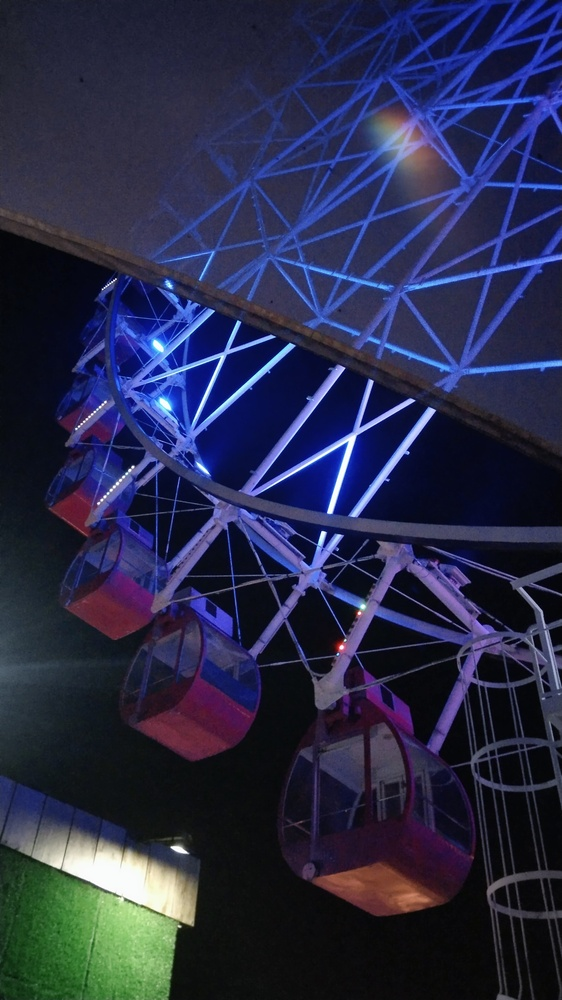
#> input picture lah gambar.jpg, 562 x 1000 px, shrunk from 2340 x 4160 before the run
$ python '2. brigthness dengan RGB.py'
#> lines starting #> are read from the running program, lines starting #| are printed output that depends on the picture
#memanggil library
import numpy as np
import matplotlib.pyplot as plt
import cv2

#membaca gambar
img = cv2.imread('lah gambar.jpg')
#> img is the input picture: shape (1000, 562, 3); mean B, G, R 72.5, 42.9, 40

#mendapatkan resolusi dan type dari gambar
img_height  = img.shape[0]
#> img_height = 1000
img_width   = img.shape[1]
#> img_width = 562
img_channel = img.shape[2]
#> img_channel = 3
img_type    = img.dtype

#membuat variabel img_rgbbrightness untuk menampung hasil
img_rgbbright = np.zeros(img.shape, dtype = np.uint8)

#melakukan penambahan brightness dengan nilai yg menjadi parameter
def rgbbrighter(nilai):
#> called with nilai = -100
    for y in range(0, img_height):
        for x in range(0, img_width):
            red     = img[y][x][0]
            red     += nilai
            if red > 255:
                red = 255
            if red < 0:
                red = 0
            green   = img[y][x][1]
            green     += nilai
            if green > 255:
                green = 255
            if green < 0:
                green = 0
            blue    = img[y][x][2]
            blue    += nilai
            if blue > 255:
                blue = 255
            if blue < 0:
                blue = 0
            img_rgbbright[y][x] = (red, green, blue)
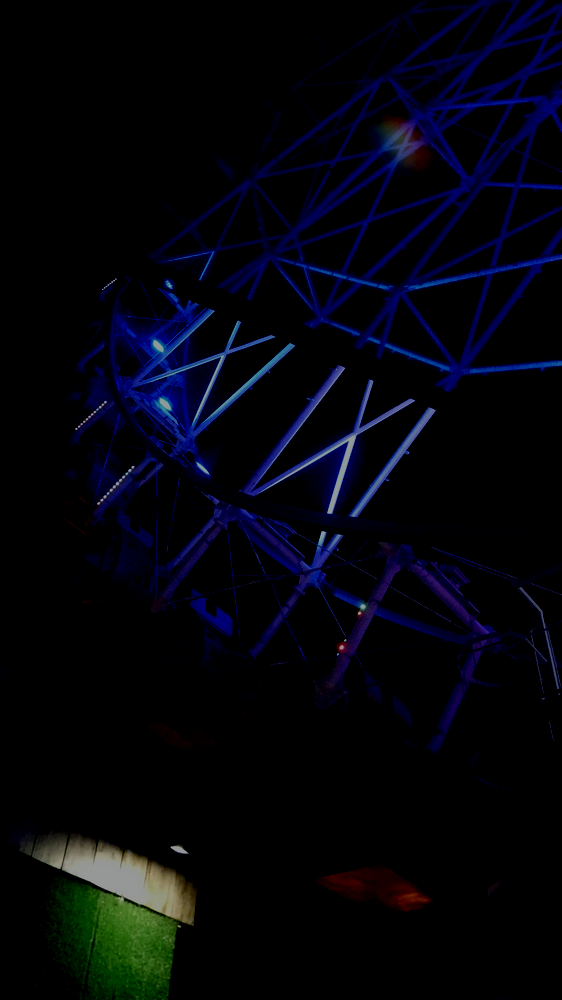
#> img_rgbbright: shape (1000, 562, 3); mean B, G, R 12.3, 4.3, 3.2

#menampilkan beberapa hasil dengan nilai brightness -100 dan 100
rgbbrighter(-100)
plt.imshow(img_rgbbright)
plt.title('Brightness -100')
plt.show()

rgbbrighter(100)
#> call 2 of rgbbrighter, with nilai = 100
#> after the loop in rgbbrighter (call 2), `for y in range(0, img_height):`:
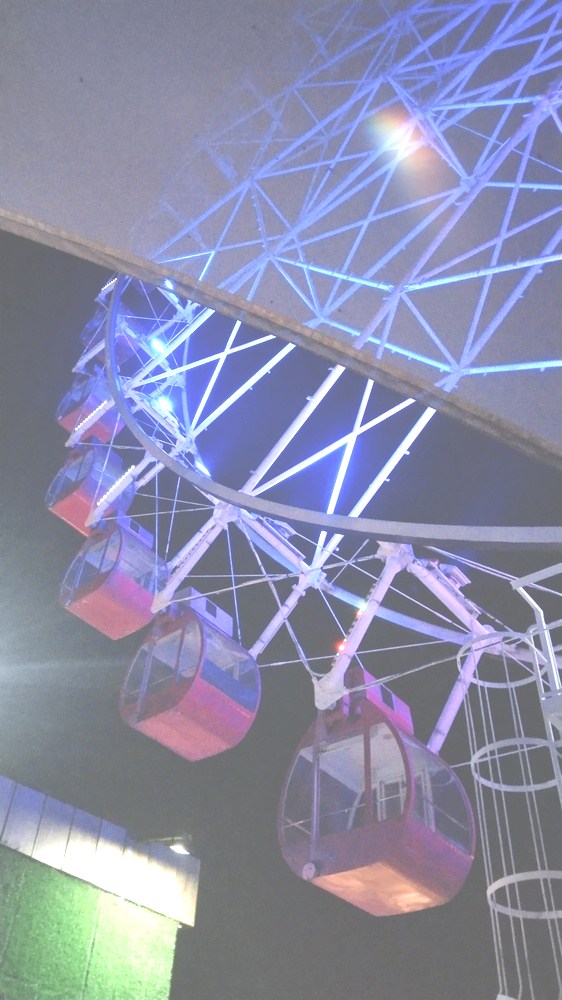
#> img_rgbbright: shape (1000, 562, 3); mean B, G, R 168.5, 141.3, 139
plt.imshow(img_rgbbright)
plt.title('Brightness 100')
plt.show()
